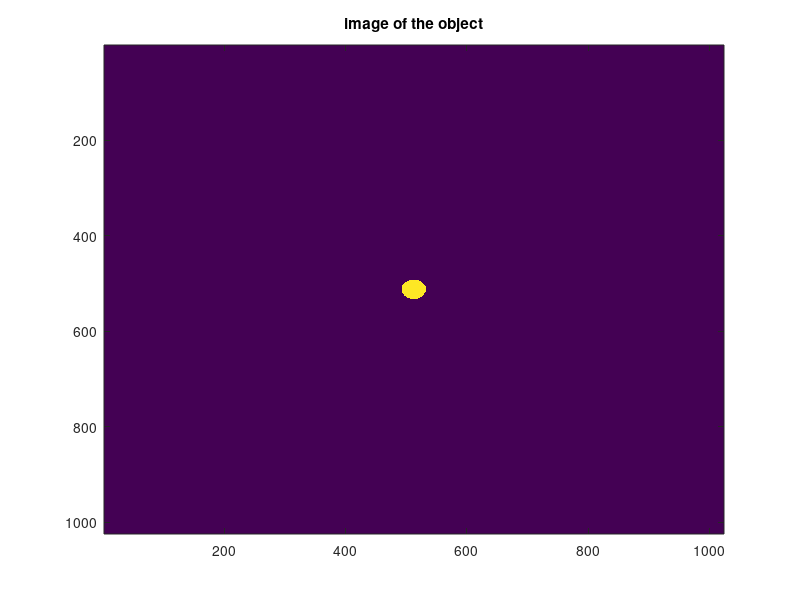
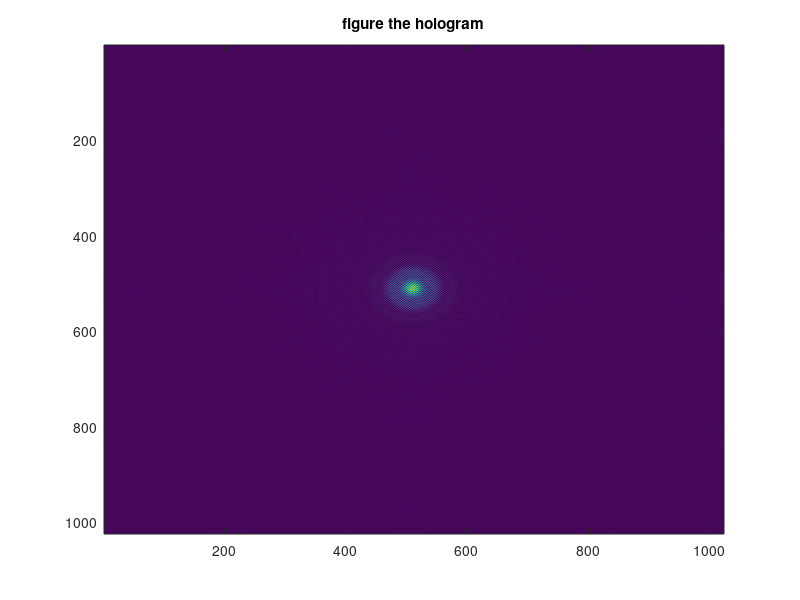
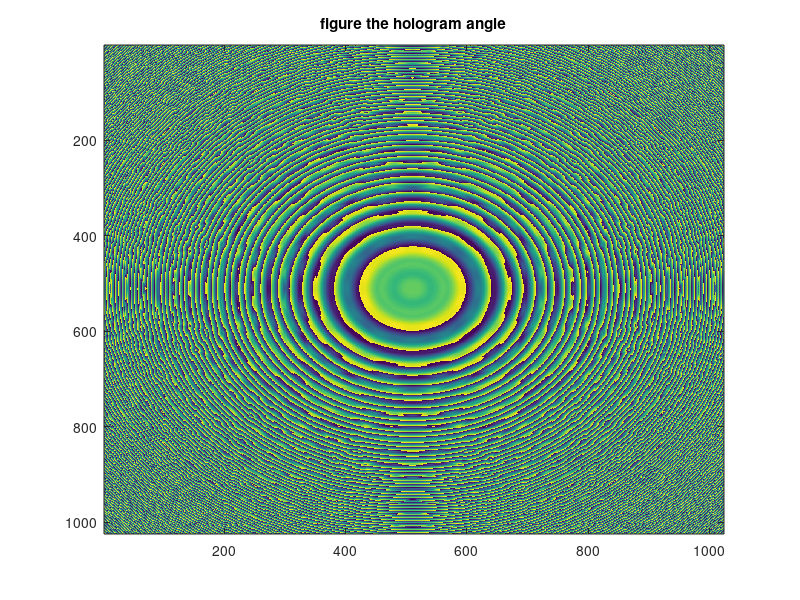
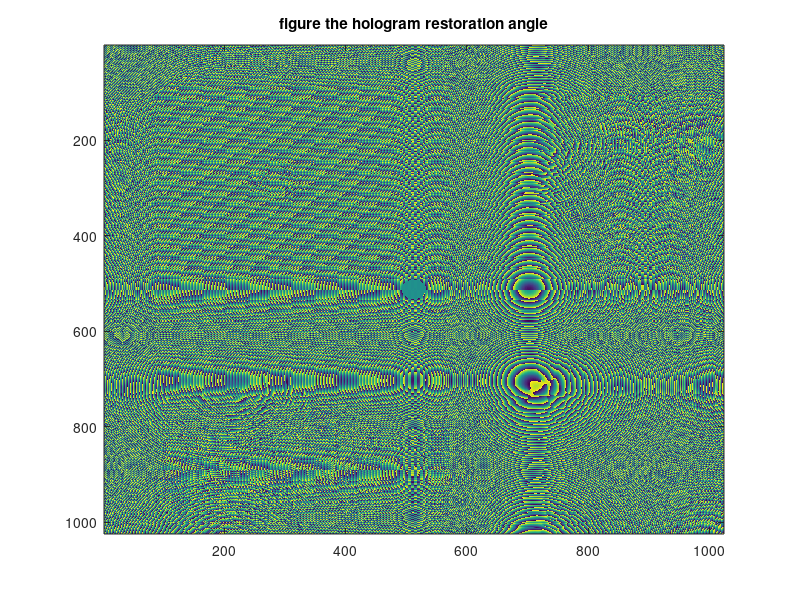

Reproduce these figures in MATLAB, in order.
clear all
close all
clc

last_ID_1 = 6;                              %first id last number
last_ID_2 = 1;                              %second id last number
avg_ID = (last_ID_1+last_ID_2)/200;         %average number between the id's
d = avg_ID+0.4;                             %the distence for the q func

z = d;                                      %the distance in the reference func

M = 1024;                                   %hologram column
N = 1024;                                   %hologram row
b = zeros(N,M);                             %object create
pixel_M = 10^(-5);                          %pixel column
pixel_N = 10^(-5);                          %pixel row
lambda = 633*10^(-9);                       %wavelength
tet = 0.014;                                %the angle of the reference                      (angle)
A = 100;                                    %the amplitude                                   (wave ampitude)

for k=-20:20                                %make a circle with rad 20
    for l=-20:20
        if sqrt (k^2+l^2)<20
            b(k+N/2 ,l+M/2)=1;
        end
    end
end
b = A.*b;

figure(1);                                  %image of the object
imagesc(b);
title("image of the object");
[m,n]=meshgrid(-M/2:M/2-1,-N/2:N/2-1);      %grid for the q func
figure(7);
imagesc(m);
delta_pixel_M = lambda*d/(pixel_M*M);
delta_pixel_N =  lambda*d/(pixel_N*N);

q_func = exp((i*pi*((m.*pixel_M).^2+(n.*pixel_N).^2))/(lambda*d));                  %q func with ksay
delta_q_func = exp(i*pi*((m.*delta_pixel_M).^2+(n.*delta_pixel_N).^2)./(lambda*d)); %q func with x,y

reference=15000*exp((2*i*pi*(tet*m.*pixel_M+tet*n.*pixel_N +z))/(lambda));        %the reference func   (reference amplitude, 0 in one of x,y)

U_total = q_func.*(fftshift(fft2(fftshift(b.*delta_q_func))));                      %making the U total equation
hologram_total = (abs(U_total+reference)).^2;                                       %sum with the reference and do abs ^2

figure(2);                                  %figure the hologram
imagesc(hologram_total);
title("figure the hologram");
figure(3);                                  %figure the hologram angle 
imagesc(angle(U_total));        
title("figure the hologram angle");
hologram_total = hologram_total.*conj(reference);

%here we can change the d between the reference and the image                                  (d value)
%d=0.4;
%again the q func for the restoration (when we change the d)
q_func = exp((i*pi*((m.*pixel_M).^2+(n.*pixel_N).^2))/(lambda*d));                     %q func with ksay for the restoration
delta_q_func = exp(i*pi*((m.*delta_pixel_M).^2+(n.*delta_pixel_N).^2)./(lambda*d));    %q func with x,y for the restoration

hologram_total = (fftshift(fft2(fftshift(hologram_total.*q_func)))).*delta_q_func;

figure(4);                                 %figure the hologram restoration angle
imagesc(angle(hologram_total));
title("figure the hologram restoration angle");
figure(5);                                 %figure the hologram restoration 
imagesc((abs(hologram_total)));
title("figure the hologram restoration ");